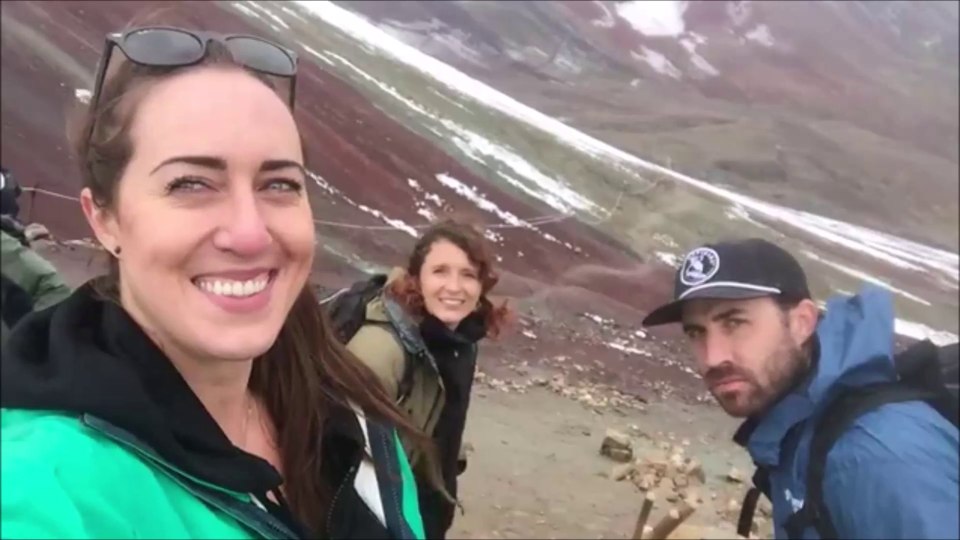
#> input picture frame 5 of files/smile.mp4, 1920 x 1080 px (shown at 1/2 size)
$ python VideoSmileDetection.py
#> lines starting #> are read from the running program, lines starting #| are printed output that depends on the picture; after the words box and inside, x2 and y2 are one past the last pixel; in counts of white or black regions, pixels touching at a corner belong together
import cv2

vid=cv2.VideoCapture("files/smile.mp4")
#vid=cv2.VideoCapture(0)
face_cascade=cv2.CascadeClassifier("haarCascade/frontalface.xml")
smile_cascade=cv2.CascadeClassifier("haarCascade/smile.xml")

while True:
    ret,frame=vid.read()
#> frame is the input picture: shape (1080, 1920, 3); mean B, G, R 123, 125.1, 130.6
    frame=cv2.resize(frame,(600,360))
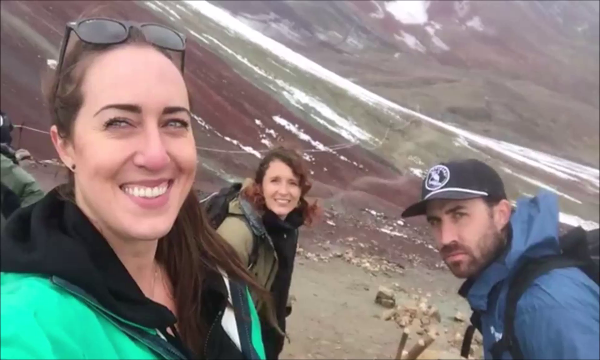
#> frame: shape (360, 600, 3); mean B, G, R 123, 125.1, 130.7
    gray=cv2.cvtColor(frame,cv2.COLOR_BGR2GRAY)
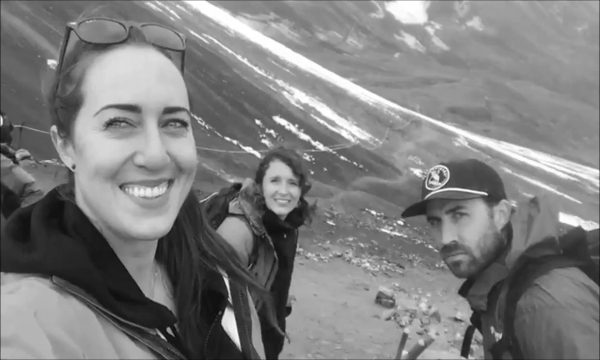
#> gray: shape (360, 600); min 10, max 255, mean 126.5

    faces=face_cascade.detectMultiScale(gray,1.5,9)
#> faces = [[255, 160, 54, 54], [52, 49, 182, 182]]

    for (x,y,w,h) in faces:
        cv2.rectangle(frame,(x,y),(x+w,y+h),(0,0,255),2)

        roi_frame=frame[x:x+w,y:y+h]
        roi_gray=gray[x:x+w,y:y+h]

        smiles=smile_cascade.detectMultiScale(roi_gray,1.5,9)

        for (sx,sy,sw,sh) in smiles:
            cv2.rectangle(roi_frame,(sx,sy),(sx+sw,sy+sh),(0,255,0),2)
#> this loop made 2 passes
#> (x, y, w, h, smiles) on pass 2: (52, 49, 182, 182, [[58, 115, 81, 40], [41, 105, 122, 61]])
#> pass 1, `roi_gray=gray[x:x+w,y:y+h]`:
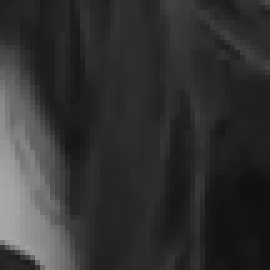
#> roi_gray: shape (54, 54) (shown 5 times larger); min 16, max 167, mean 49.9
#> pass 2, `roi_frame=frame[x:x+w,y:y+h]`:
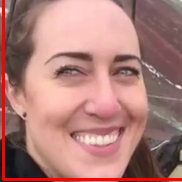
#> roi_frame: shape (182, 182, 3); mean B, G, R 120.1, 125.5, 174.2
#> pass 2, `roi_gray=gray[x:x+w,y:y+h]`:
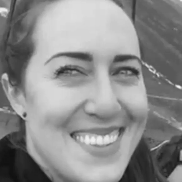
#> roi_gray: shape (182, 182); min 16, max 243, mean 140
#> after the loop:
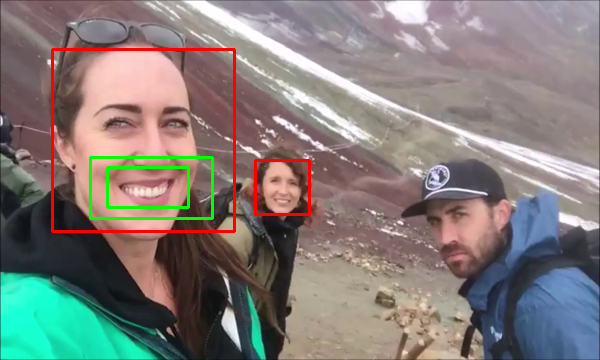
#> frame: shape (360, 600, 3); 2.15% of pixels changed, all inside (x1, y1, x2, y2) = (51, 48, 311, 233)
#> after the loop:
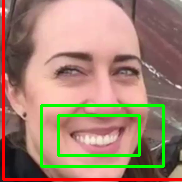
#> roi_frame: shape (182, 182, 3); 5.48% of pixels changed, all inside (x1, y1, x2, y2) = (40, 104, 165, 168)

    cv2.imshow("video",frame)

    if cv2.waitKey(20) & 0xFF== ord("q"):
#> (key q is pressed here)
        break
vid.release()
cv2.destroyAllWindows()

$ run again, starting later in the video
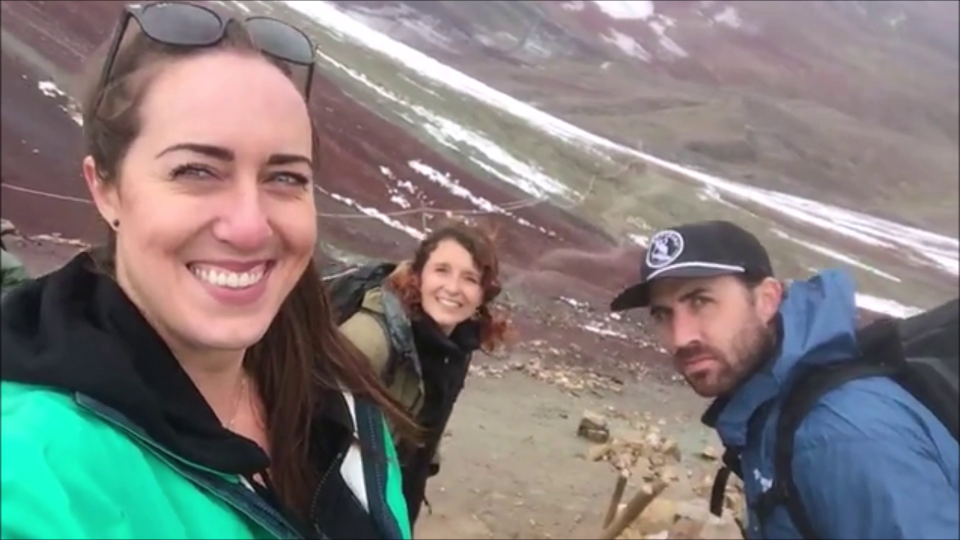
#> input picture frame 24 of files/smile.mp4, 1920 x 1080 px (shown at 1/2 size)
#> frame is the input picture: shape (1080, 1920, 3); mean B, G, R 122.4, 124, 128
#> faces = [[256, 161, 54, 54], [54, 41, 182, 182]]
#> the loop `for (x,y,w,h) in faces:` made 2 passes
#> after the loop `for (x,y,w,h) in faces:`:
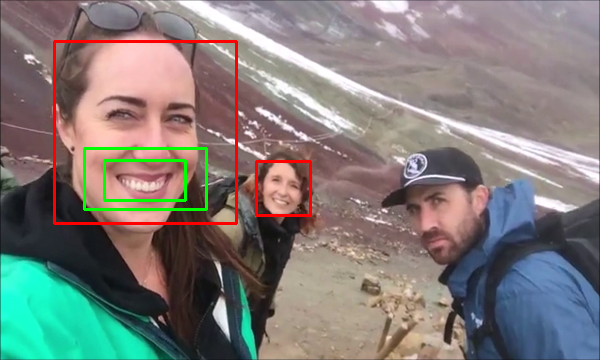
#> frame: shape (360, 600, 3); mean B, G, R 120.2, 123.9, 128.3
#> after the loop `for (x,y,w,h) in faces:`:
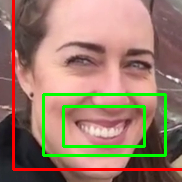
#> roi_frame: shape (182, 182, 3); mean B, G, R 105.7, 124, 154.8

$ run again, starting later in the video
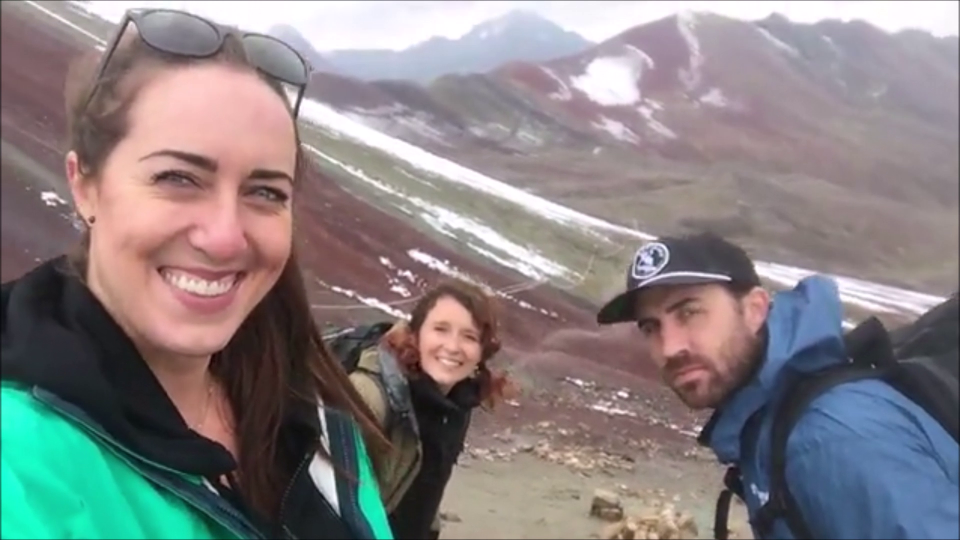
#> input picture frame 44 of files/smile.mp4, 1920 x 1080 px (shown at 1/2 size)
#> frame is the input picture: shape (1080, 1920, 3); mean B, G, R 129.9, 128.9, 133.9
#> `gray=cv2.cvtColor(frame,cv2.COLOR_BGR2GRAY)`:
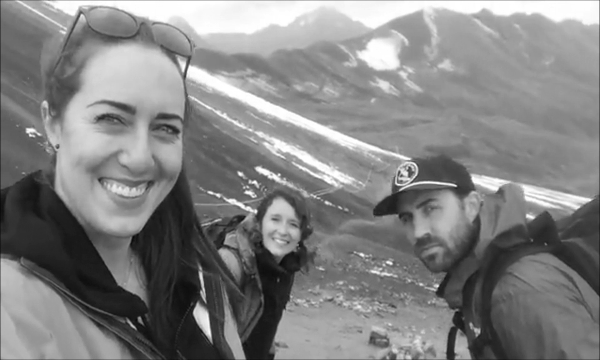
#> gray: shape (360, 600); min 8, max 255, mean 130.5
#> faces = [[256, 199, 54, 54]]
#> the loop `for (x,y,w,h) in faces:` made 1 pass
#> after the loop `for (x,y,w,h) in faces:`:
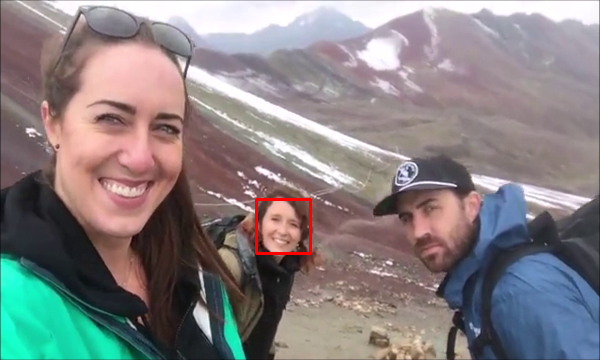
#> frame: shape (360, 600, 3); mean B, G, R 129.8, 128.7, 134.4
